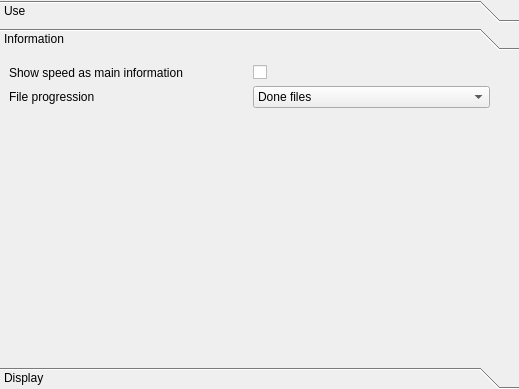
<?xml version="1.0" encoding="UTF-8"?>
<ui version="4.0">
 <class>themesOptions</class>
 <widget class="QWidget" name="themesOptions">
  <property name="geometry">
   <rect>
    <x>0</x>
    <y>0</y>
    <width>519</width>
    <height>389</height>
   </rect>
  </property>
  <layout class="QVBoxLayout" name="verticalLayout">
   <property name="spacing">
    <number>0</number>
   </property>
   <property name="leftMargin">
    <number>0</number>
   </property>
   <property name="topMargin">
    <number>0</number>
   </property>
   <property name="rightMargin">
    <number>0</number>
   </property>
   <property name="bottomMargin">
    <number>0</number>
   </property>
   <item>
    <widget class="QToolBox" name="toolBox">
     <property name="currentIndex">
      <number>1</number>
     </property>
     <widget class="QWidget" name="page">
      <property name="geometry">
       <rect>
        <x>0</x>
        <y>0</y>
        <width>519</width>
        <height>296</height>
       </rect>
      </property>
      <attribute name="label">
       <string>Use</string>
      </attribute>
      <layout class="QGridLayout" name="gridLayout_3">
       <item row="1" column="1" colspan="2">
        <widget class="QCheckBox" name="alwaysOnTop"/>
       </item>
       <item row="3" column="0">
        <widget class="QLabel" name="label_startMinimized">
         <property name="text">
          <string>Start minimized</string>
         </property>
        </widget>
       </item>
       <item row="3" column="1">
        <widget class="QCheckBox" name="startMinimized">
         <property name="text">
          <string/>
         </property>
        </widget>
       </item>
       <item row="2" column="0">
        <widget class="QLabel" name="label">
         <property name="text">
          <string>Minimize on close to systray</string>
         </property>
        </widget>
       </item>
       <item row="2" column="1">
        <widget class="QCheckBox" name="minimizeToSystray"/>
       </item>
       <item row="5" column="1" colspan="2">
        <widget class="QComboBox" name="comboBox_copyEnd">
         <item>
          <property name="text">
           <string notr="true">Don't close if errors are found</string>
          </property>
         </item>
         <item>
          <property name="text">
           <string notr="true">Never close</string>
          </property>
         </item>
         <item>
          <property name="text">
           <string notr="true">Always close</string>
          </property>
         </item>
        </widget>
       </item>
       <item row="5" column="0">
        <widget class="QLabel" name="label_2">
         <property name="text">
          <string>At the end of the copy</string>
         </property>
        </widget>
       </item>
       <item row="6" column="0">
        <widget class="QLabel" name="label_Slider_speed">
         <property name="text">
          <string>Limit copy speed to</string>
         </property>
        </widget>
       </item>
       <item row="6" column="1" colspan="2">
        <layout class="QHBoxLayout" name="horizontalLayout_2">
         <item>
          <widget class="QSlider" name="SliderSpeed">
           <property name="sizePolicy">
            <sizepolicy hsizetype="Minimum" vsizetype="Fixed">
             <horstretch>0</horstretch>
             <verstretch>0</verstretch>
            </sizepolicy>
           </property>
           <property name="maximum">
            <number>5</number>
           </property>
           <property name="orientation">
            <enum>Qt::Orientation::Horizontal</enum>
           </property>
          </widget>
         </item>
         <item>
          <widget class="QLabel" name="label_SpeedMaxValue">
           <property name="text">
            <string notr="true">Unlimited</string>
           </property>
          </widget>
         </item>
        </layout>
       </item>
       <item row="7" column="0">
        <widget class="QCheckBox" name="checkBox_limitSpeed">
         <property name="text">
          <string>Limit copy speed to</string>
         </property>
        </widget>
       </item>
       <item row="7" column="1" colspan="2">
        <widget class="QSpinBox" name="limitSpeed">
         <property name="enabled">
          <bool>false</bool>
         </property>
         <property name="suffix">
          <string> KB/s</string>
         </property>
         <property name="minimum">
          <number>1</number>
         </property>
         <property name="maximum">
          <number>999999</number>
         </property>
        </widget>
       </item>
       <item row="8" column="2">
        <spacer name="verticalSpacer_3">
         <property name="orientation">
          <enum>Qt::Orientation::Vertical</enum>
         </property>
         <property name="sizeHint" stdset="0">
          <size>
           <width>20</width>
           <height>133</height>
          </size>
         </property>
        </spacer>
       </item>
       <item row="0" column="0">
        <widget class="QLabel" name="labelStartWithMoreButtonPushed">
         <property name="text">
          <string>Start with the &quot;more button&quot; pushed</string>
         </property>
        </widget>
       </item>
       <item row="0" column="1">
        <widget class="QCheckBox" name="checkBoxStartWithMoreButtonPushed"/>
       </item>
       <item row="1" column="0">
        <widget class="QLabel" name="labelAlwaysOnTop">
         <property name="text">
          <string>Always on top</string>
         </property>
        </widget>
       </item>
       <item row="4" column="0">
        <widget class="QLabel" name="labelSavePosition">
         <property name="text">
          <string>Save position</string>
         </property>
        </widget>
       </item>
       <item row="4" column="1">
        <widget class="QCheckBox" name="savePosition">
         <property name="text">
          <string/>
         </property>
        </widget>
       </item>
      </layout>
     </widget>
     <widget class="QWidget" name="page_2">
      <property name="geometry">
       <rect>
        <x>0</x>
        <y>0</y>
        <width>519</width>
        <height>296</height>
       </rect>
      </property>
      <attribute name="label">
       <string>Information</string>
      </attribute>
      <layout class="QGridLayout" name="gridLayout_2">
       <item row="0" column="1">
        <widget class="QCheckBox" name="checkBoxShowSpeed"/>
       </item>
       <item row="2" column="2">
        <spacer name="verticalSpacer_2">
         <property name="orientation">
          <enum>Qt::Orientation::Vertical</enum>
         </property>
         <property name="sizeHint" stdset="0">
          <size>
           <width>20</width>
           <height>529</height>
          </size>
         </property>
        </spacer>
       </item>
       <item row="0" column="0">
        <widget class="QLabel" name="labelShowSpeedAsMain">
         <property name="text">
          <string>Show speed as main information</string>
         </property>
        </widget>
       </item>
       <item row="1" column="1">
        <widget class="QComboBox" name="fileProgression">
         <item>
          <property name="text">
           <string>Done files</string>
          </property>
         </item>
         <item>
          <property name="text">
           <string>In progress files</string>
          </property>
         </item>
        </widget>
       </item>
       <item row="1" column="0">
        <widget class="QLabel" name="label_6">
         <property name="text">
          <string>File progression</string>
         </property>
        </widget>
       </item>
      </layout>
     </widget>
     <widget class="QWidget" name="page_3">
      <property name="geometry">
       <rect>
        <x>0</x>
        <y>0</y>
        <width>519</width>
        <height>296</height>
       </rect>
      </property>
      <attribute name="label">
       <string>Display</string>
      </attribute>
      <layout class="QGridLayout" name="gridLayout">
       <item row="3" column="1">
        <widget class="QFrame" name="frameProgressionColor">
         <property name="minimumSize">
          <size>
           <width>225</width>
           <height>20</height>
          </size>
         </property>
         <property name="maximumSize">
          <size>
           <width>225</width>
           <height>20</height>
          </size>
         </property>
         <property name="toolTip">
          <string>Click to edit the color</string>
         </property>
         <layout class="QHBoxLayout" name="horizontalLayout">
          <property name="spacing">
           <number>0</number>
          </property>
          <property name="leftMargin">
           <number>0</number>
          </property>
          <property name="topMargin">
           <number>0</number>
          </property>
          <property name="rightMargin">
           <number>0</number>
          </property>
          <property name="bottomMargin">
           <number>0</number>
          </property>
          <item>
           <widget class="QPushButton" name="progressColorWrite">
            <property name="minimumSize">
             <size>
              <width>75</width>
              <height>20</height>
             </size>
            </property>
            <property name="maximumSize">
             <size>
              <width>75</width>
              <height>20</height>
             </size>
            </property>
            <property name="iconSize">
             <size>
              <width>75</width>
              <height>20</height>
             </size>
            </property>
            <property name="flat">
             <bool>true</bool>
            </property>
           </widget>
          </item>
          <item>
           <widget class="QPushButton" name="progressColorRead">
            <property name="minimumSize">
             <size>
              <width>75</width>
              <height>20</height>
             </size>
            </property>
            <property name="maximumSize">
             <size>
              <width>75</width>
              <height>20</height>
             </size>
            </property>
            <property name="iconSize">
             <size>
              <width>75</width>
              <height>20</height>
             </size>
            </property>
            <property name="flat">
             <bool>true</bool>
            </property>
           </widget>
          </item>
          <item>
           <widget class="QPushButton" name="progressColorRemaining">
            <property name="minimumSize">
             <size>
              <width>75</width>
              <height>20</height>
             </size>
            </property>
            <property name="maximumSize">
             <size>
              <width>75</width>
              <height>20</height>
             </size>
            </property>
            <property name="iconSize">
             <size>
              <width>75</width>
              <height>20</height>
             </size>
            </property>
            <property name="flat">
             <bool>true</bool>
            </property>
           </widget>
          </item>
         </layout>
        </widget>
       </item>
       <item row="0" column="0">
        <widget class="QLabel" name="labelSpeedWithProgressBar">
         <property name="text">
          <string>Speed with progress bar</string>
         </property>
        </widget>
       </item>
       <item row="2" column="1">
        <widget class="QCheckBox" name="showProgressionInTheTitle"/>
       </item>
       <item row="3" column="0">
        <widget class="QLabel" name="labelProgressionColor">
         <property name="text">
          <string>Progression color</string>
         </property>
        </widget>
       </item>
       <item row="1" column="1">
        <widget class="QCheckBox" name="showDualProgression"/>
       </item>
       <item row="2" column="0">
        <widget class="QLabel" name="label_3">
         <property name="text">
          <string>Show progression in the title</string>
         </property>
        </widget>
       </item>
       <item row="4" column="0">
        <widget class="QLabel" name="label_4">
         <property name="text">
          <string>General margin</string>
         </property>
        </widget>
       </item>
       <item row="1" column="0">
        <widget class="QLabel" name="labelDualProgression">
         <property name="text">
          <string>Show dual progression</string>
         </property>
        </widget>
       </item>
       <item row="6" column="0">
        <spacer name="verticalSpacer">
         <property name="orientation">
          <enum>Qt::Orientation::Vertical</enum>
         </property>
         <property name="sizeHint" stdset="0">
          <size>
           <width>20</width>
           <height>455</height>
          </size>
         </property>
        </spacer>
       </item>
       <item row="0" column="1">
        <widget class="QCheckBox" name="speedWithProgressBar"/>
       </item>
       <item row="5" column="0">
        <widget class="QLabel" name="label_5">
         <property name="text">
          <string>General spacing</string>
         </property>
        </widget>
       </item>
       <item row="4" column="1">
        <widget class="QSpinBox" name="generalMargin"/>
       </item>
       <item row="5" column="1">
        <widget class="QSpinBox" name="generalSpacing"/>
       </item>
      </layout>
     </widget>
    </widget>
   </item>
  </layout>
 </widget>
 <resources/>
 <connections>
  <connection>
   <sender>checkBox_limitSpeed</sender>
   <signal>clicked(bool)</signal>
   <receiver>limitSpeed</receiver>
   <slot>setEnabled(bool)</slot>
   <hints>
    <hint type="sourcelabel">
     <x>109</x>
     <y>144</y>
    </hint>
    <hint type="destinationlabel">
     <x>199</x>
     <y>144</y>
    </hint>
   </hints>
  </connection>
 </connections>
</ui>
